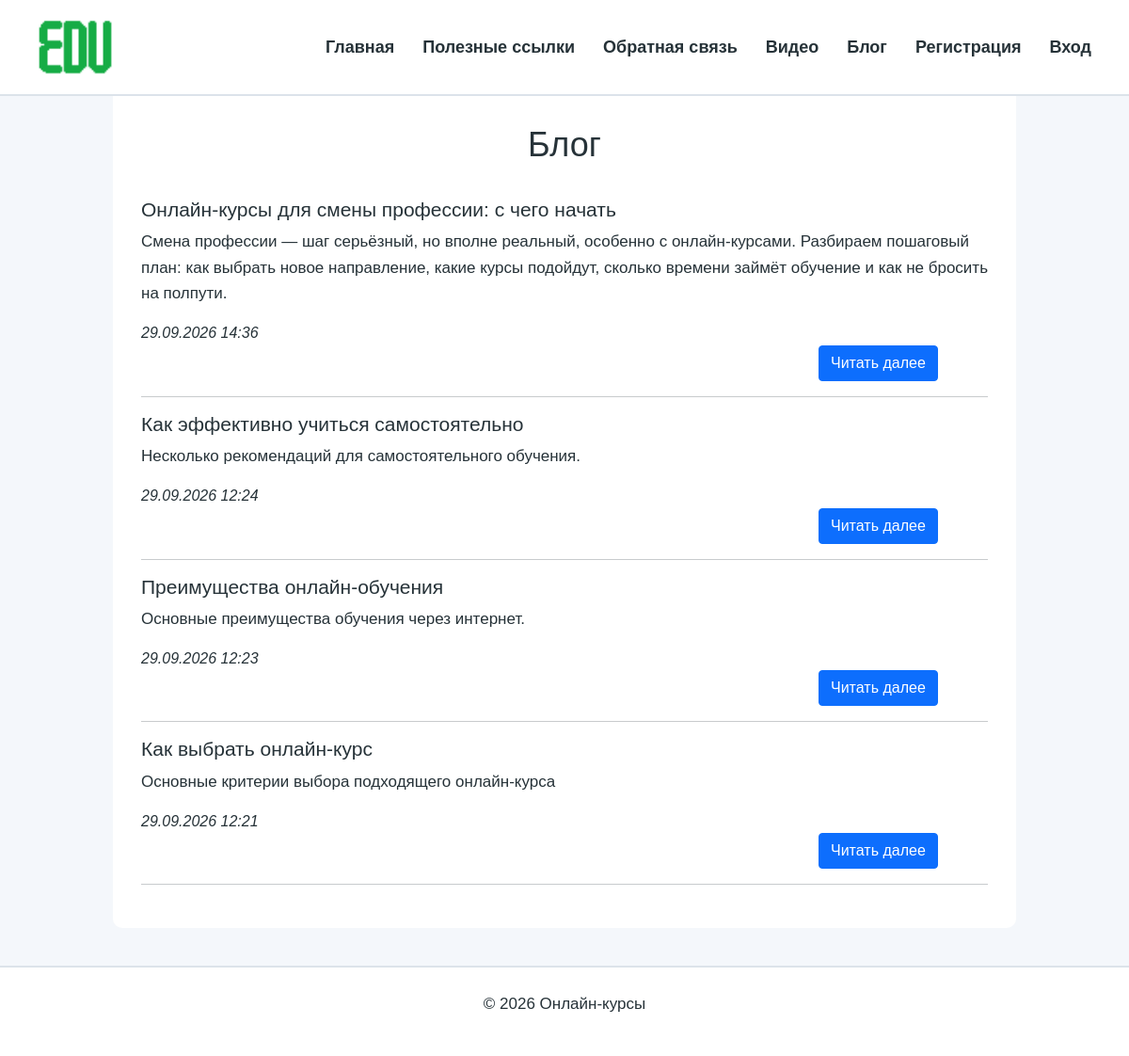
Screenshot of /blog/ with the database file from the repository.
### app/models.py (models this page shows, shortened)
class Blog(models.Model):
    title = models.CharField(
        max_length=200,
        verbose_name="Заголовок"
    )
    description = models.CharField(
        max_length=500,
        verbose_name="Краткое содержание"
    )
    image = models.ImageField(
        upload_to="blog/",
        null=True,
        blank=True,
        verbose_name="Изображение"
    )
    content = models.TextField(
        verbose_name="Полное содержание"
    )
    posted = models.DateTimeField(
        default=datetime.now,
        db_index=True,
        verbose_name="Опубликована"
    )
    author = models.ForeignKey(
        User,
        null=True,
        blank=True,
        on_delete=models.SET_NULL,
        verbose_name="Автор"
    )

### app/views.py (the view)
# urls.py: path('blog/', views.blog, name='blog'),
def blog(request):
    posts = Blog.objects.all().order_by('-posted')
    return render(request, 'app/blog.html', {
        'title': 'Блог',
        'posts': posts
    })

### app/templates/app/blog.html
{% extends "app/layout.html" %}
{% block content %}
<h1>Блог</h1>
{% for post in posts %}
<article>
    <h3>{{ post.title }}</h2>
    <p>{{ post.description }}</p>
    <i>
        {{ post.posted|date:"d.m.Y H:i" }}
    </i>
    <p style="display: flex; margin-left: 80%;">
        <a class="btn btn-primary" href="{% url 'blogpost' post.id %}" role="button">Читать далее</a>
    </p>
</article>
<hr>
{% empty %}
<p>Статей пока нет.</p>
{% endfor %}
{% endblock %}

### app/templates/app/layout.html (shortened to what this page needs)
{% load static %}
<!DOCTYPE html>
<html lang="ru">
<head>
    <link href="https://cdn.jsdelivr.net/npm/bootstrap@5.0.2/dist/css/bootstrap.min.css"
      rel="stylesheet">
    <link rel="stylesheet"
          href="{% static 'app/content/style.css' %}">
</head>
<body>
<header class="shapka">
    <div class="logo">
        <a href="{% url 'home' %}">
            <img width="80px" height="80px" src="{% static 'app/content/logo.png' %}"
                 alt="EDU">
        </a>
    </div>
    <nav>
        <ul class="container">
            <li class="top">
                <a href="{% url 'home' %}">Главная</a>
            </li>
            <li class="top">
                <a href="{% url 'links' %}">Полезные ссылки</a>
            </li>
            <li class="top">
                <a href="{% url 'feedback' %}">Обратная связь</a>
            </li>
            <li class="top">
                <a href="{% url 'videopost' %}">Видео</a>
            </li>
            <li class="top">
                <a href="{% url 'blog' %}">Блог</a>
            </li>
            {% if not user.is_authenticated %}
            <li class="top">
                <a href="{% url 'registration' %}">Регистрация</a>
            </li>
            <li class="top">
                <a href="{% url 'login' %}">Вход</a>
            </li>
            {% endif %}
        </ul>
    </nav>
</header>
<main>
    {% block content %}
    {% endblock %}
</main>
<footer >
    <p>© 2026 Онлайн-курсы</p>
</footer>
</body>
</html>

### app/static/app/content/style.css (style rules this page uses)
body { font-family: Arial, sans-serif; margin: 0; padding: 0; background-color: #f4f7fb; color: #263238; line-height: 1.6; }
.shapka { width: 100%; min-height: 90px; display: flex; align-items: center; justify-content: space-between; padding: 10px 40px; box-sizing: border-box; background-color: #ffffff; border-bottom: 2px solid #dce3ea; }
.logo { font-size: 30px; letter-spacing: 3px; }
.container { display: flex; align-items: center; justify-content: space-evenly; gap: 30px; margin: 0; padding: 0; }
.top { list-style-type: none; font-size: 18px; }
.top a { color: #263238; text-decoration: none; font-weight: bold; }
main { width: 80%; max-width: 1000px; margin: 0 auto 40px; padding: 30px; box-sizing: border-box; background-color: #ffffff; border-radius: 0 0 10px 10px; }
h1 { text-align: center; font-size: 36px; margin-bottom: 35px; }
h3 { font-size: 21px; }
p { font-size: 17px; }
footer { text-align: center; padding: 25px; background-color: #ffffff; border-top: 2px solid #dce3ea; }

### rows the page displays
Blog: title "Онлайн-курсы для смены профессии: с чего начать", description "Смена профессии — шаг серьёзный, но вполне реальный, особенно с онлайн-курсами. Разбираем пошаговый план: как выбрать новое направление, какие курсы подойдут, сколько времени займёт обучение и как не бросить на полпути.", posted "29.09.2026 14:36"
Blog: title "Как эффективно учиться самостоятельно", description "Несколько рекомендаций для самостоятельного обучения.", posted "29.09.2026 12:24"
Blog: title "Преимущества онлайн-обучения", description "Основные преимущества обучения через интернет.", posted "29.09.2026 12:23"
Blog: title "Как выбрать онлайн-курс", description "Основные критерии выбора подходящего онлайн-курса", posted "29.09.2026 12:21"
